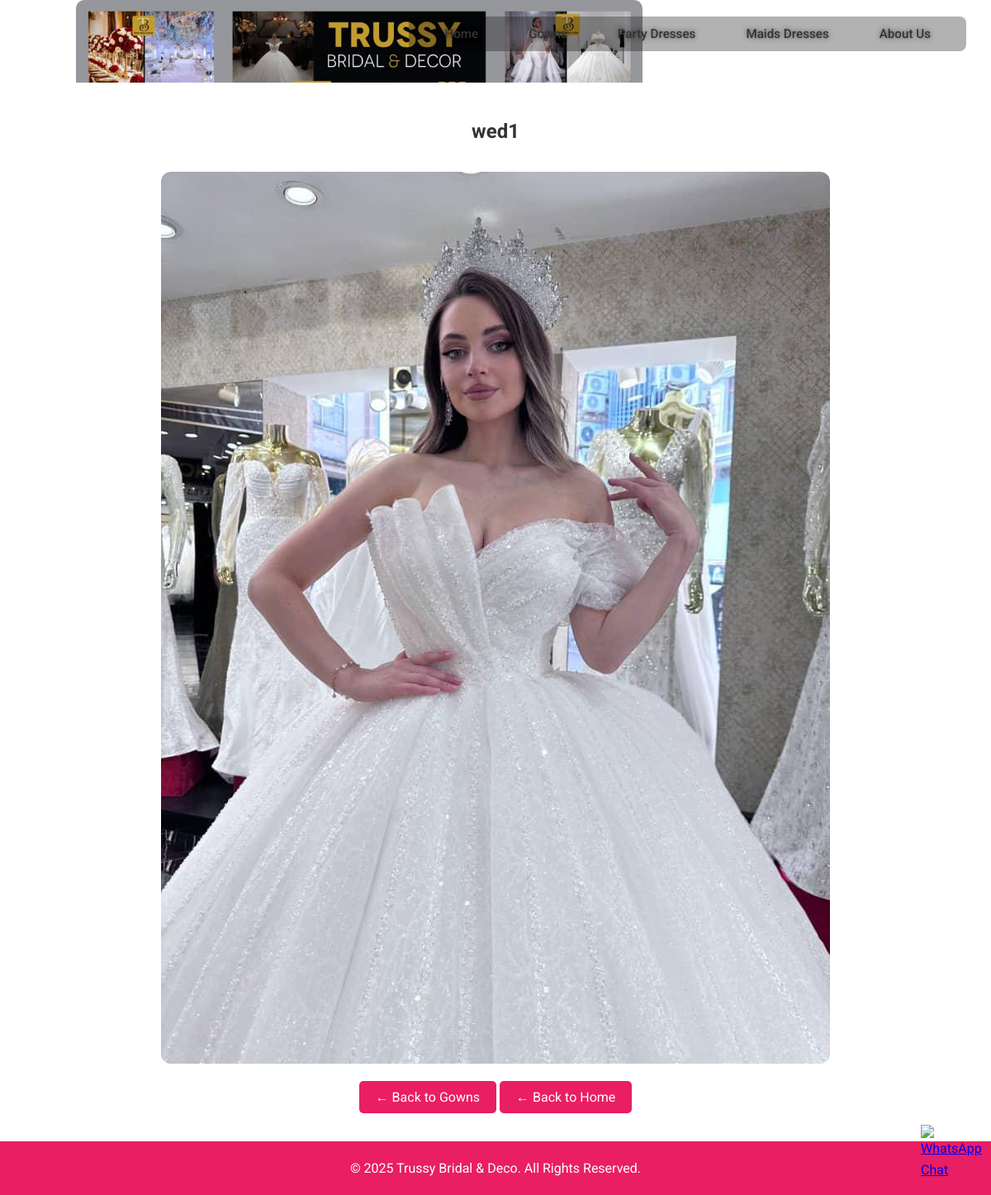
Page /gown/27/gowns/ on the earlier database version.
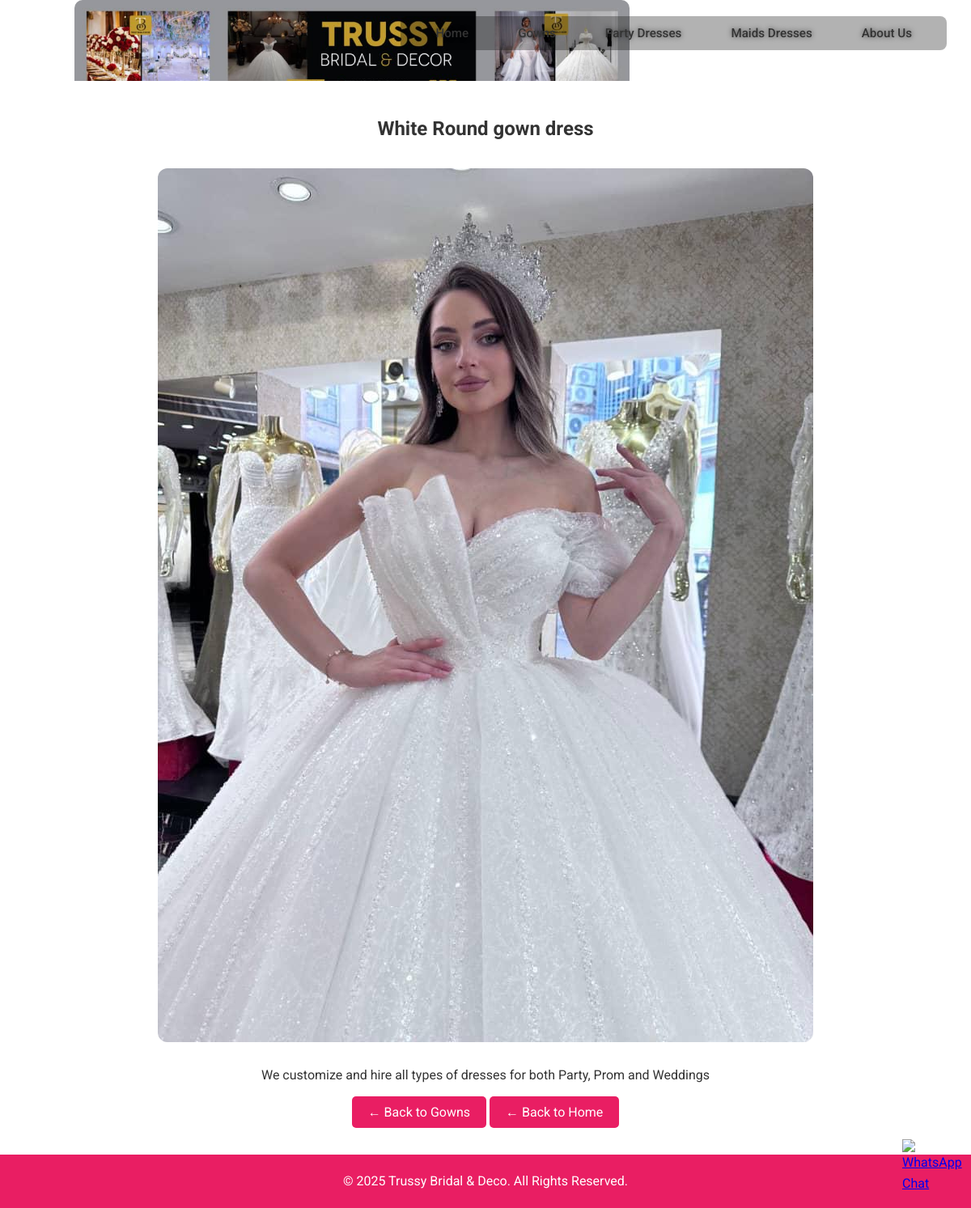
Same page on the later database version.
### collection1/models.py (models this page shows, shortened)
class Gown(models.Model):
    name = models.CharField(max_length=100)
    image = models.ImageField(upload_to='gowns/')  # Images saved in media/gowns/
    category = models.CharField(max_length=50, choices=[('collection', 'collection'), ('party', 'Party')])
    description = models.TextField(blank=True, null=True)
    price = models.DecimalField(max_digits=10, decimal_places=2, blank=True, null=True)

### collection1/views.py (the view)
# urls.py: path('gown/<int:gown_id>/<str:source>/', views.gown_detail, name='gown_detail_source'),
def gown_detail(request, gown_id, source=None):
    gown = Gown.objects.filter(id=gown_id).first()
    if not gown:
        gown = MaidsDress.objects.filter(id=gown_id).first()
    if not gown:
        return HttpResponse("Item not found", status=404)
    return render(request, 'collection/gown_detail.html', {
        'gown': gown,
        'source': source,  # will be 'party', 'maids', or None for collection gowns
    })

### collection1/templates/collection/gown_detail.html (shortened to what this page needs)
{% extends 'collection/base.html' %}
{% load static %}
{% block content %}
<h2 style="text-align:center; margin:30px 0;">{{ gown.name }}</h2>
<div style="text-align:center;">
  <img src="{{ gown.image.url }}" alt="{{ gown.name }}" style="max-width:100%; border-radius:12px;">
</div>
{% if gown.description %}
  <p style="margin-top:20px; text-align:center;">{{ gown.description }}</p>
{% endif %}
<div style="text-align:center; margin-top:20px;">
  <a href="{% url 'gowns' %}" style="padding:10px 20px; background:#e91e63; color:white; border-radius:5px; text-decoration:none;">← Back to Gowns</a>
  <a href="{% url 'home' %}" style="padding:10px 20px; background:#e91e63; color:white; border-radius:5px; text-decoration:none;">← Back to Home</a>
</div>
{% endblock %}

Differences in the rows shown:
changed Gown: name "wed1" → "White Round gown dress"; description (not shown) → "We customize and hire all types of dresses for both Party, Prom and Weddings"
